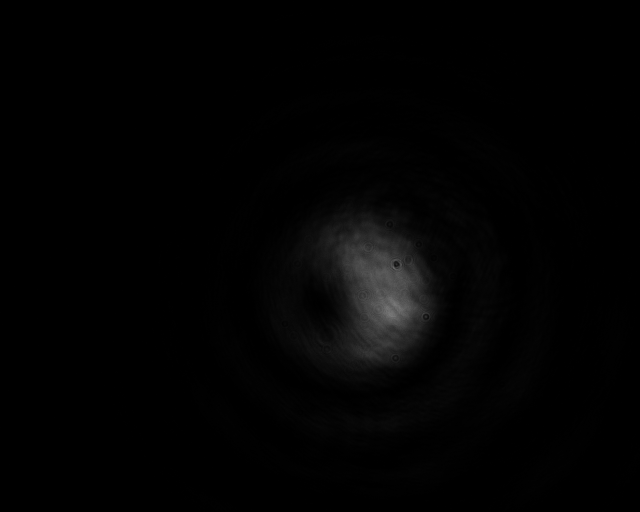
#> input picture raw_lab_data/24C/24C_Ia.png, 1280 x 1024 px (shown at 1/2 size)
$ python preprocess.py raw_lab_data/24C/24C_Ia.png out.png
#> lines starting #> are read from the running program, lines starting #| are printed output that depends on the picture
import numpy as np
from PIL import Image
import os
import argparse

def process_lab_image(image_path, output_name):
    # 1. Load the raw lab image
#> called with image_path = 'raw_lab_data/24C/24C_Ia.png', output_name = 'out.png'
    print(f"Loading {image_path}...")
    img = Image.open(image_path)
#> img is the input picture: PIL image 1280x1024 RGBA; mean R, G, B, A 2.7, 2.7, 2.7, 255

    # 2. Convert to Grayscale (Intensity only, no RGB)
    img = img.convert("L")
#> img: PIL image 1280x1024 L

    # 3. Crop to a Square (Assuming the beam is roughly in the center)
    # This prevents the beam from getting "squished" when resizing
    width, height = img.size
#> width = 1280; height = 1024
    min_dim = min(width, height)
#> min_dim = 1024
    left = (width - min_dim) / 2
#> left = 128
    top = (height - min_dim) / 2
#> top = 0
    right = (width + min_dim) / 2
#> right = 1152
    bottom = (height + min_dim) / 2
#> bottom = 1024
    img = img.crop((left, top, right, bottom))
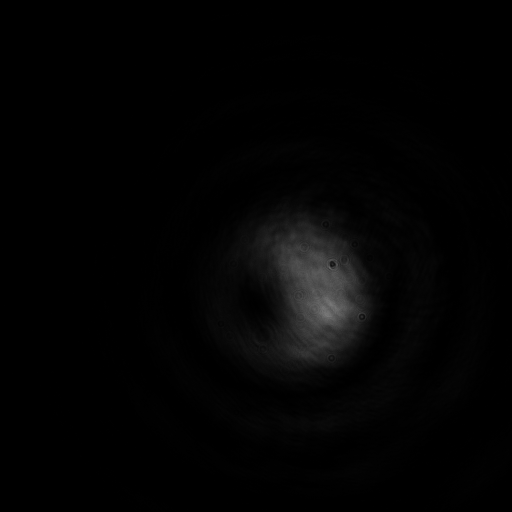
#> img: PIL image 1024x1024 L (shown at 1/2 size); min 0, max 132, mean 3.3

    # 4. Resize to exactly 256x256
    img = img.resize((256, 256), Image.Resampling.LANCZOS)
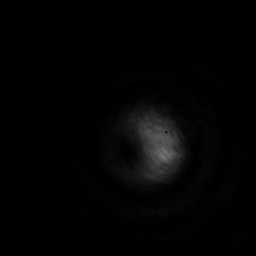
#> img: PIL image 256x256 L; min 0, max 119, mean 3.3

    # 5. Convert to Numpy Array and Normalize to 0.0 - 1.0
    # Your raw pixels are 0-255. The AI expects small floats.
    matrix = np.array(img, dtype=np.float64)
    matrix = matrix / 255.0

    # 6. Save as .npy
    save_path = f"{output_name}.npy"
    np.save(save_path, matrix)
    print(f"Success! Saved formatted matrix to {save_path}")

if __name__ == "__main__":
    parser = argparse.ArgumentParser(description="Convert lab images to AI-ready .npy matrices.")
    parser.add_argument("input_image", help="Path to your raw lab image (e.g., reading_80C.png)")
    parser.add_argument("output_name", help="Name for the output .npy file (without extension)")
    args = parser.parse_args()

    process_lab_image(args.input_image, args.output_name)

$ run again, on raw_lab_data/24C/24C_Il.png
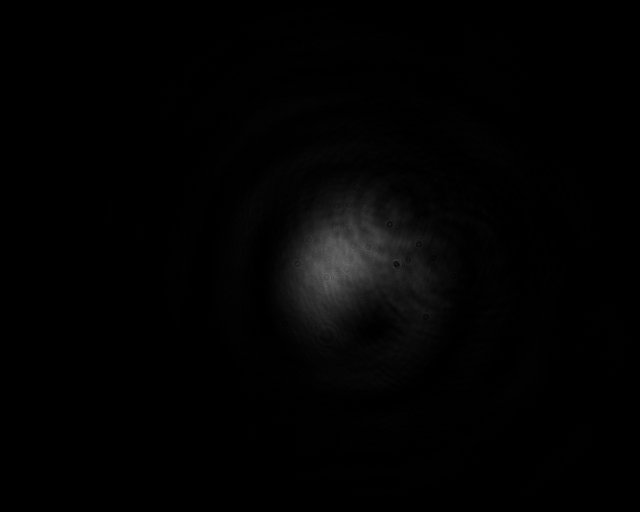
#> input picture raw_lab_data/24C/24C_Il.png, 1280 x 1024 px (shown at 1/2 size)
#> in process_lab_image, img is the input picture: PIL image 1280x1024 RGBA; mean R, G, B, A 2.6, 2.6, 2.6, 255
#> in process_lab_image, `img = img.resize((256, 256), Image.Resampling.LANCZOS)`:
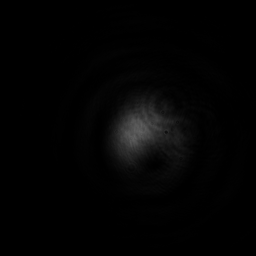
#> img: PIL image 256x256 L; min 0, max 96, mean 3.2
#> in process_lab_image, `matrix = np.array(img, dtype=np.float64)`:
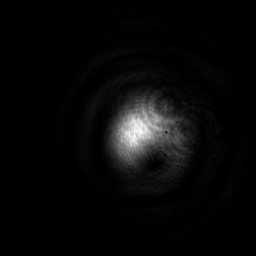
#> matrix: shape (256, 256) float64; min 0, max 96, mean 3.2; drawn with min black and max white
